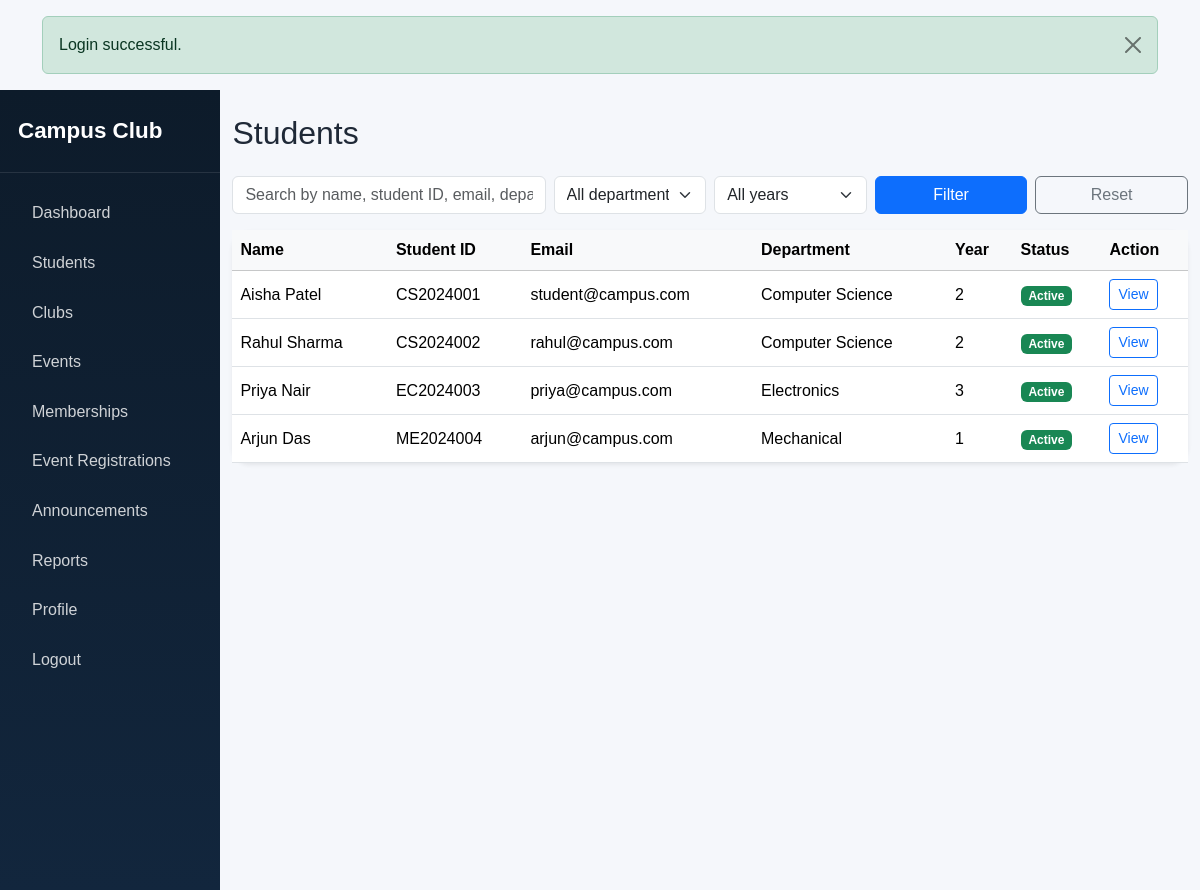
The app's page /admin/students.php (signed in) with its own data.
### tables this page shows
CREATE TABLE `users` (
  `id` INT AUTO_INCREMENT PRIMARY KEY,
  `student_id` VARCHAR(100) NOT NULL UNIQUE,
  `name` VARCHAR(150) NOT NULL,
  `email` VARCHAR(150) NOT NULL UNIQUE,
  `password` VARCHAR(255) NOT NULL,
  `phone` VARCHAR(20) DEFAULT NULL,
  `department` VARCHAR(100) NOT NULL,
  `year` VARCHAR(20) NOT NULL,
  `role` ENUM('admin','student') NOT NULL DEFAULT 'student',
  `status` ENUM('active','inactive') NOT NULL DEFAULT 'active',
  `created_at` TIMESTAMP DEFAULT CURRENT_TIMESTAMP,
  INDEX `idx_user_email` (`email`),
  INDEX `idx_user_student_id` (`student_id`)
);

### config/auth.php (called while the page is built, shortened)
<?php
function e($value): string
{
    return htmlspecialchars((string)$value, ENT_QUOTES, 'UTF-8');
}

### admin/students.php (the view, shortened to what this page needs)
<?php
require_once __DIR__ . '/../config/auth.php';
include __DIR__ . '/../includes/header.php';
$pdo = getPDO();
$search = $_GET['search'] ?? '';
$where = ['role = ?'];
$params = ['student'];
$stmt = $pdo->prepare('SELECT * FROM users WHERE ' . implode(' AND ', $where) . ' ORDER BY created_at DESC');
$stmt->execute($params);
$students = $stmt->fetchAll();
?>
<div class="d-flex">
    <?php include __DIR__ . '/../includes/sidebar.php'; ?>
    <main class="main-content">
        <div class="container-fluid py-4">
            <div class="d-flex justify-content-between align-items-center mb-3">
                <h2>Students</h2>
            </div>
            <form method="GET" class="row g-2 mb-3">
                <div class="col-md-4"><input type="text" class="form-control" name="search" value="<?= e($search) ?>" placeholder="Search by name, student ID, email, department"></div>
                <div class="col-md-2">
                    <select class="form-select" name="department">
                        <option value="">All departments</option>
                    </select>
                </div>
                <div class="col-md-2">
                    <select class="form-select" name="year">
                        <option value="">All years</option>
                    </select>
                </div>
                <div class="col-md-2"><button class="btn btn-primary w-100" type="submit">Filter</button></div>
                <div class="col-md-2"><a class="btn btn-outline-secondary w-100" href="<?= BASE_URL ?>/admin/students.php">Reset</a></div>
            </form>
            <div class="card shadow-sm border-0">
                <div class="card-body p-0">
                    <div class="table-responsive">
                        <table class="table table-hover mb-0 align-middle">
                            <thead class="table-light">
                                <tr><th>Name</th><th>Student ID</th><th>Email</th><th>Department</th><th>Year</th><th>Status</th><th>Action</th></tr>
                            </thead>
                            <tbody>
                                <?php foreach ($students as $student): ?>
                                    <tr>
                                        <td><?= e($student['name']) ?></td>
                                        <td><?= e($student['student_id']) ?></td>
                                        <td><?= e($student['email']) ?></td>
                                        <td><?= e($student['department']) ?></td>
                                        <td><?= e($student['year']) ?></td>
                                        <td><span class="badge <?= $student['status'] === 'active' ? 'bg-success' : 'bg-secondary' ?>"><?= e(ucfirst($student['status'])) ?></span></td>
                                        <td><a href="<?= BASE_URL ?>/admin/student_view.php?id=<?= (int)$student['id'] ?>" class="btn btn-sm btn-outline-primary">View</a></td>
                                    </tr>
                                <?php endforeach; ?>
                            </tbody>
                        </table>
                    </div>
                </div>
            </div>
        </div>
    </main>
</div>
<?php include __DIR__ . '/../includes/footer.php'; ?>

### assets/css/style.css (style rules this page uses)
.card { border-radius: 18px; }
.main-content { width: 100%; min-height: 100vh; background: #f5f7fb; }

### records on screen
users: name "Aisha Patel", student "CS2024001", email "student@campus.com", department "Computer Science", year "2", status "Active"
users: name "Rahul Sharma", student "CS2024002", email "rahul@campus.com", department "Computer Science", year "2", status "Active"
users: name "Priya Nair", student "EC2024003", email "priya@campus.com", department "Electronics", year "3", status "Active"
users: name "Arjun Das", student "ME2024004", email "arjun@campus.com", department "Mechanical", year "1", status "Active"

### other values on screen
$message "Login successful."
